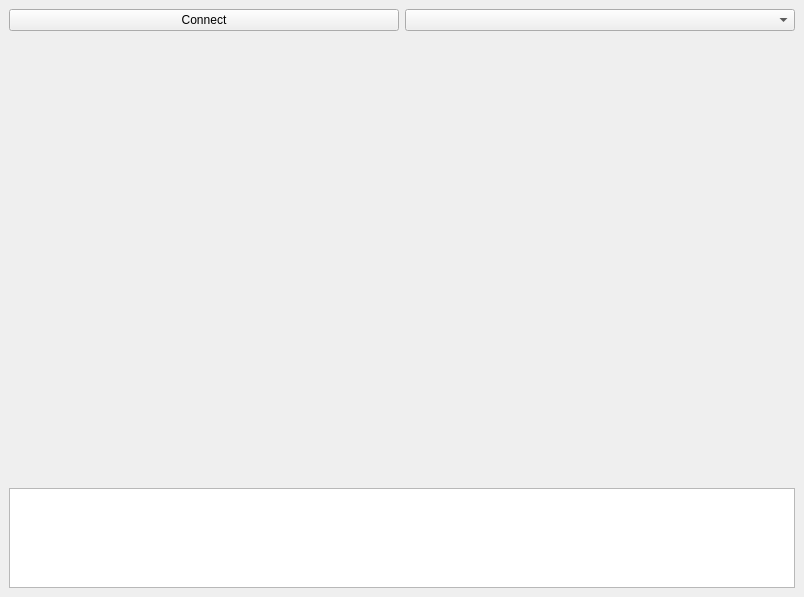
<?xml version="1.0" encoding="UTF-8"?>
<ui version="4.0">
 <class>EMGWidget</class>
 <widget class="QMainWindow" name="EMGWidget">
  <property name="geometry">
   <rect>
    <x>0</x>
    <y>0</y>
    <width>804</width>
    <height>597</height>
   </rect>
  </property>
  <property name="windowTitle">
   <string>EMG Viewer</string>
  </property>
  <widget class="QWidget" name="centralwidget">
   <layout class="QGridLayout" name="gridLayout_2">
    <item row="0" column="0">
     <layout class="QHBoxLayout" name="horizontalLayout">
      <item>
       <widget class="QPushButton" name="btn_ConnectDisconnect">
        <property name="text">
         <string>Connect</string>
        </property>
       </widget>
      </item>
      <item>
       <widget class="QComboBox" name="cb_COMP">
        <property name="enabled">
         <bool>true</bool>
        </property>
        <property name="minimumSize">
         <size>
          <width>0</width>
          <height>0</height>
         </size>
        </property>
        <property name="maximumSize">
         <size>
          <width>16777215</width>
          <height>16777215</height>
         </size>
        </property>
       </widget>
      </item>
     </layout>
    </item>
    <item row="1" column="0">
     <layout class="QVBoxLayout" name="verticalLayout">
      <item>
       <widget class="QCustomPlot" name="customPlot" native="true">
        <property name="enabled">
         <bool>true</bool>
        </property>
        <property name="sizePolicy">
         <sizepolicy hsizetype="Ignored" vsizetype="Ignored">
          <horstretch>0</horstretch>
          <verstretch>0</verstretch>
         </sizepolicy>
        </property>
        <property name="minimumSize">
         <size>
          <width>0</width>
          <height>400</height>
         </size>
        </property>
        <property name="maximumSize">
         <size>
          <width>16777215</width>
          <height>16777215</height>
         </size>
        </property>
       </widget>
      </item>
      <item>
       <widget class="QTextBrowser" name="textBrowser">
        <property name="enabled">
         <bool>true</bool>
        </property>
        <property name="sizePolicy">
         <sizepolicy hsizetype="MinimumExpanding" vsizetype="Fixed">
          <horstretch>0</horstretch>
          <verstretch>0</verstretch>
         </sizepolicy>
        </property>
        <property name="maximumSize">
         <size>
          <width>16777215</width>
          <height>100</height>
         </size>
        </property>
       </widget>
      </item>
     </layout>
    </item>
   </layout>
  </widget>
 </widget>
 <customwidgets>
  <customwidget>
   <class>QCustomPlot</class>
   <extends>QWidget</extends>
   <header>qcustomplot.h</header>
   <container>1</container>
  </customwidget>
 </customwidgets>
 <resources/>
 <connections/>
</ui>
